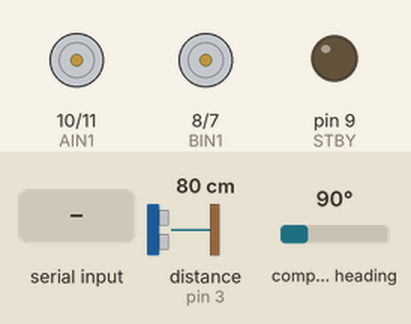
The sketch below on a simulated Arduino Uno, built with avr-gcc and run on an emulated ATmega328P. On the bench: motor-driver pin pairs drawn as motors (green arrow = first pin HIGH = forward, orange = second pin HIGH = backward, longer = more drive, scaled by the enable pin, stopped while the standby pin is LOW), output pins drawn as LEDs (lit = HIGH). The test bench sets the inputs (shaded band); at power-on: distance to the obstacle (sensor on pin 3) 80 cm, compass heading 90°. The echo pulse lasts 58.3 µs per cm; what the sketch prints to the serial monitor is not drawn.

Above: at 1.2 s.
1.3 s: "1" received over the second serial link
At 2.5 s:
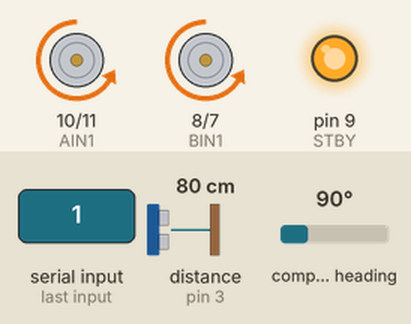
2.8 s: distance to the obstacle (sensor on pin 3) set to 12 cm
4.3 s: distance to the obstacle (sensor on pin 3) set to 9 cm
At 5.7 s:
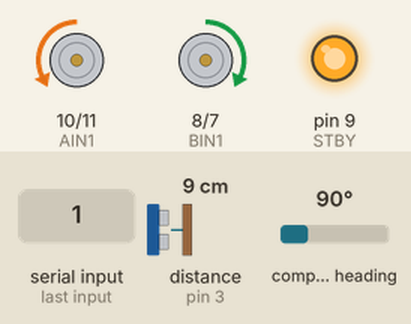
6.0 s: compass heading set to 15°
7.5 s: compass heading set to 12°
At 9.0 s:
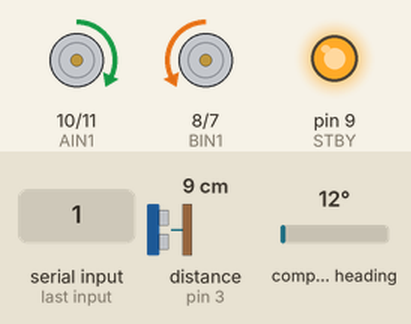
Timing chart, 0 to 10.5 s (numbered marks = the images above; inputs shaded):
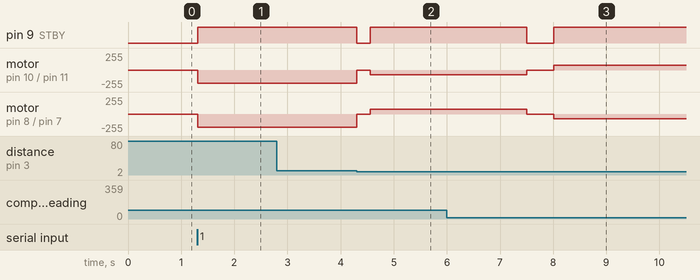

Measured:
- the behaviour switches between 11 and 10 cm on distance to the obstacle (sensor on pin 3) (found by bisection; images 1 and 2)
- the behaviour switches between 14 and 13° on compass heading (found by bisection; images 2 and 3)
- after the input at 1.3 s, pin 9 (STBY): LOW → HIGH at once; motor on pin 10 (AIN1) / pin 11 (AIN2), motor on pin 8 (BIN1) / pin 7 (BIN2): stopped → backward 200/255 at once
- after the input at 2.8 s, every drawn part: stays the same
- after the input at 4.3 s, pin 9 (STBY): HIGH → LOW at once, → HIGH 0.26 s later; motor on pin 10 (AIN1) / pin 11 (AIN2): backward 200/255 → stopped at once, → backward 70/255 0.26 s later; motor on pin 8 (BIN1) / pin 7 (BIN2): backward 200/255 → stopped at once, → forward 70/255 0.26 s later
- after the input at 6.0 s, every drawn part: stays the same
- after the input at 7.5 s, pin 9 (STBY): HIGH → LOW at once, → HIGH 0.51 s later; motor on pin 10 (AIN1) / pin 11 (AIN2): backward 70/255 → stopped at once, → forward 70/255 0.51 s later; motor on pin 8 (BIN1) / pin 7 (BIN2): forward 70/255 → stopped at once, → backward 70/255 0.51 s later

The sketch:

AreaMappingAutomatic3.ino
```cpp
//Crida a les llibreries necessàries per a realitzar la tasca
#include <NewPing.h> //HC-SR04
#include <Wire.h> //GY-723
#include <MechaQMC5883.h> //QMC5883 (controlador GY-723)
#include<SoftwareSerial.h>

//Definició dels pins a utilitzar
//1. Pins dels motors
#define AIN1 10
#define AIN2 11
#define BIN1 8
#define BIN2 7
#define PWMA 6
#define PWMB 5
#define STBY 9
//2. Pins del sensor d'ultrasó HC-RS04
#define ECHO 3
#define TRIGGER 2

//Inicialització dels objectes, variables i sensors
//1.HC-SR04
#define MAX_DISTANCE 200
NewPing sonar(TRIGGER, ECHO, MAX_DISTANCE);
//2.GY-723
const float declinationBCN = 0.87; //Declinació terrestre a l'altura de Barcelona
MechaQMC5883 qmc;
//3.HC-05
SoftwareSerial bluetooth(4, 12);
boolean start = false;
//4. Variables
int sentitGir = 0; //Últim gir marcat a l'esquerra

//Funció setup que inicialitzarà les peces necessàries
void setup() {
  //1. Motors
  pinMode(STBY, OUTPUT);
  pinMode(PWMA, OUTPUT);
  pinMode(AIN1, OUTPUT);
  pinMode(AIN2, OUTPUT);
  pinMode(PWMB, OUTPUT);
  pinMode(BIN1, OUTPUT);
  pinMode(BIN2, OUTPUT);
  //2. GY-723
  Wire.begin();
  qmc.init();
  //3. Bluetooth
  bluetooth.begin(9600);
  //4. Output
  Serial.begin(9600);
}

void loop() {
  //Esperem a rebre la senyal d'inici de l'ordinador central
  while(start == false)
  { int angle = getAngle();
    Serial.println(angle);
    if (bluetooth.available())
    {
      char controlA = char(bluetooth.read());
      if(controlA == '1')
      {
        start = true;
      }
    }
  }
  //Actualització de la variable d'engegar el software i esperar a acabar anàlisi
  start = false;
  while(start == false)
  {
    if (bluetooth.available())
    {
      char controlB = char(bluetooth.read());
      if(controlB == '2')
      {
        start = true;
      }
    }
    //Obtenim distància moviment
    int distance = sonar.ping_cm();
    int angleInici = getAngle();
    //Mentres que el robot no pugui xocar, continuar avançant
    while(distance > 10)
    {
      move(1, 200, -1); //Moviment motor 1
      move(2, 200, -1); //Moviment motor 2
      distance = sonar.ping_cm();
    }
    //Si detecta un obstacle s'atura i comença l'evitament
    stop(); //S'atura el robot
    delay(250); //S'espera mig segon
    if(sentitGir == 0) //Gir cap a la dreta
    {
      sentitGir = avoidanceRight(bluetooth, sonar);
    }
    else //Gira a l'esquerra
    {
      sentitGir = avoidanceLeft(bluetooth, sonar);
    }
  }
}
```

A_MotorControl.ino
```cpp
////////////////////////////////
////   MOVIMENT DEL ROBOT   ////
////////////////////////////////
//Classe encarregada de moure el robot i controlar-ne els seus moviments
//1. Funció per moure el robot indicant quin motor s'engega, la velocitat i el sentit (-1 endavant)
void move(int motor, int velocitat, int direccio)
{
  //Variables control del direcció
  boolean pinMotor1 = LOW;
  boolean pinMotor2 = HIGH;

  //Control de direcció
  if(direccio == 1)
  {
    pinMotor1 = HIGH;
    pinMotor2 = LOW;
  }

  //S'activa el motor
  digitalWrite(STBY, HIGH);

  //Control motor
  if(motor == 1) //Cas motor esquerra
  {
    digitalWrite(AIN1, pinMotor1);
    digitalWrite(AIN2, pinMotor2);
    analogWrite(PWMA, velocitat);
  }
  else //Control motor esquerra
  {
    digitalWrite(BIN1, pinMotor1);
    digitalWrite(BIN2, pinMotor2);
    analogWrite(PWMB, velocitat);
  }
}

//2. Funció per parar el robot
void stop()
{
  digitalWrite(STBY, LOW); //Es para el motor
}

//3. Funció per girar el robot en X graus a la dreta
void turnRight(float additionAngle)
{
  float actualAngle = getAngle(); //Obtenim l'angle actual
  float finalAngle = angleAddition(actualAngle, additionAngle, 0); //Es calcula l'angle final
  //Mentre que no s'arribi a l'angle, que continui girant
  while((int(actualAngle) > int(finalAngle) + 3) || (int(actualAngle) < int(finalAngle) - 3)) //Rotació fins arribar al final
  {
    move(1, 70, -1); //Moviment motor 1
    move(2, 70, 1); //Moviment motor 2
    actualAngle = getAngle();
  }
}

//4. Funció per girar el robot X graus a l'esquerra
void turnLeft(float additionAngle)
{
  float actualAngle = getAngle(); //Obtenim l'angle actual;
  float finalAngle = angleAddition(actualAngle, additionAngle, 1); //Es calcula l'angle final
  //Mentre que no s'arribi a l'angle, que continui girant
  while((int(actualAngle) > int(finalAngle) + 3) || (int(actualAngle) < int(finalAngle) - 3)) //Rotació fins arribar al final
  {
    move(1, 70, 1); //Moviment motor 1
    move(2, 70, -1); //Moviment motor 2
    actualAngle = getAngle();
  }
}

//5. Funció per evitar objectes girant a l'esquerra, avançant i recomprovant que s'ha passat l'objecte
int avoidanceLeft(SoftwareSerial bluetooth, NewPing sonar)
{
  bluetooth.println("1"); //Enviament a l'ordinador de que ha xocat
  int distance = sonar.ping_cm(); //Calcular distància i, si la distància és massa petita, donar marxar endarrere
  if(distance <= 6)
  {
    move(1, 200, 1); //Moviment motor 1
    move(2, 200, 1); //Moviment motor 2
    delay(500);
    stop();
  }
  //Si la distància permet gir, girar
  else if(distance >= 7)
  {
    turnLeft(60); //Gir robot dreta
    stop(); //Es para el robot
    delay(250);
  }
  //Recalcular distància de nou
  distance = sonar.ping_cm();
  if(distance <= 6)
  {
    return 1;
  }
  else
  {
    return 0;
  }
}

//6. Funció per evitar objectes girant a la dreta, avançant i recomprovant que s'ha passat l'objecte
int avoidanceRight(SoftwareSerial bluetooth, NewPing sonar)
{
  bluetooth.println("1"); //Enviament a l'ordinador de que ha xocat
  int distance = sonar.ping_cm(); //Calcular distància i, si la distància és massa petita, donar marxar endarrere
  if(distance <= 6)
  {
    move(1, 200, 1); //Moviment motor 1
    move(2, 200, 1); //Moviment motor 2
    delay(500);
    stop();
  }
  //Si la distància permet gir, girar
  else if(distance >= 7)
  {
    turnRight(80); //Gir robot dreta
    stop(); //Es para el robot
    delay(250);
  }
  //Recalcular distància de nou
  distance = sonar.ping_cm();
  if(distance <= 6)
  {
    return 0;
  }
  else
  {
    return 1;
  }
}

//7. Funció encarregada d'obtenir l'angle actual del front del robot (respecte el N magnètic)
int getAngle()
{
  int x,y,z; //Variables amb la que es treballarà
  //Obtenció de les dades
  qmc.read(&x, &y, &z);
  //Adquisició de l'angle en radians amb la fòrmula del triangle
  float angulo = atan2(y, x);
  //Conversió de l'angle a graus
  angulo = angulo * RAD_TO_DEG;
  //Adequació a la declinació terrestre de Barcelona
  angulo = angulo - declinationBCN;
  //Conversió de l'angle en cas de donar negatiu
  if(angulo < 0)
  {
    angulo = angulo + 360;
  }
  //Retorn de l'angle calculat
  return(int(angulo));
}

//8. Funció que calcula l'angle que ha de girar el robot a partir d'un input
float angleAddition(float initialAngle, float degrees, float direction)
{
  //Variable que es retornarà
  float finalAngle = 0;
  //Si s'indica que vol girar a l'esquerra, afegir graus
  if(direction == 1)
  {
    finalAngle = initialAngle + degrees;
    //Conversió per evitar angles superiors a 360º
    if(finalAngle >= 360)
    {
      finalAngle = finalAngle - 360;
    }
  }
  //En cas contrari, girar a la dreta restant graus
  else
  {
    finalAngle = initialAngle - degrees;
    //Conversió per evitar angles superiors  360º
    if(finalAngle >= 360)
    {
      finalAngle = 360 - finalAngle;
    }
    //Conversió per evitar angles negatius
    else if(finalAngle < 0)
    {
      finalAngle = finalAngle + 360;
    }
  }
  //Retorn de la variable final
  return finalAngle;
}
```
